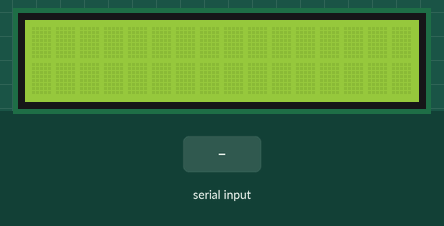
The sketch below on a simulated Arduino Uno, built with avr-gcc and run on an emulated ATmega328P. On the bench: 16×2 character LCD. The test bench sets the inputs (shaded band).

Above: at 1.2 s.
1.3 s: "1\n" received over Serial
At 2.2 s:
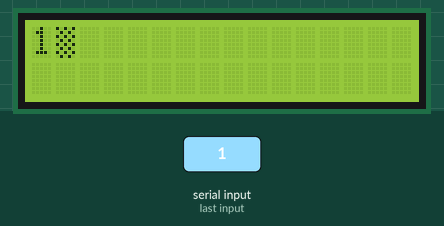
2.8 s: "0\n" received over Serial
At 3.3 s:
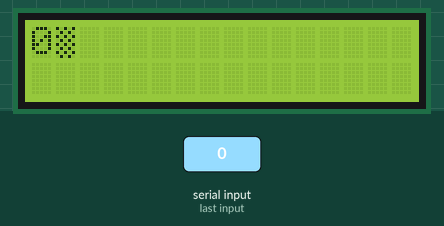
4.3 s: "2\n" received over Serial
At 5.7 s:
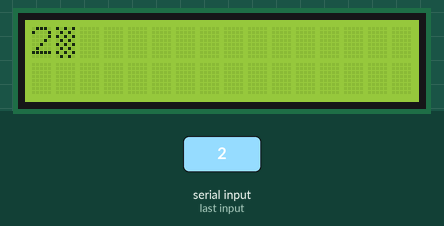
Timing chart, 0 to 7.3 s (numbered marks = the images above; inputs shaded):
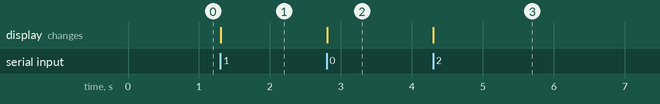

Measured:
- after the input at 1.3 s, the display: changes at once (image 1)
- after the input at 2.8 s, the display: changes at once (image 2)
- after the input at 4.3 s, the display: changes at once (image 3)

The sketch:

zad1.ino
```cpp
#include <LiquidCrystal.h>

LiquidCrystal LCD(12,11,5,4,3,2);
String text = "";

byte mesh[8] = { 0b10101, 0b01010, 0b10101, 0b01010, 0b10101, 0b01010, 0b10101, 0b01010 };

void readString(){
  if(Serial.available() > 0){
    text = Serial.readStringUntil('\n');
    if(text.length() > 16){
      Serial.println("Too many chars.");
    }
  }
}

void writeString(){
  if(text.length()){
    LCD.clear();
    for(int i = 0; i < text.length(); i++){
      LCD.write(text[i]);
    }
    LCD.write("\1");
    text="";
  }
}

void setup(){
  LCD.begin(16,2);
  LCD.clear();
  LCD.setCursor(0,0);
  Serial.begin(9600);
  LCD.createChar(1, mesh);
}

void loop(){
  readString();
  writeString();
}
```
